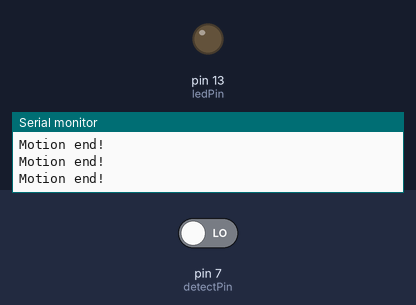
A sketch run on a simulated Arduino Uno, built with avr-gcc and run on an emulated ATmega328P. Shown: output pins drawn as LEDs (lit = HIGH), the last lines printed to the serial monitor. The test bench sets the inputs (shaded band); at power-on: pin 7 (detectPin) LOW.

Above: at 1.2 s.
1.3 s: pin 7 (detectPin) driven HIGH
At 1.8 s:
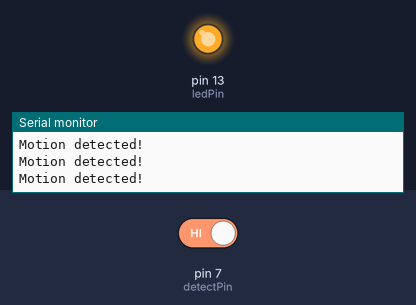
2.8 s: pin 7 (detectPin) driven LOW
At 3.1 s:
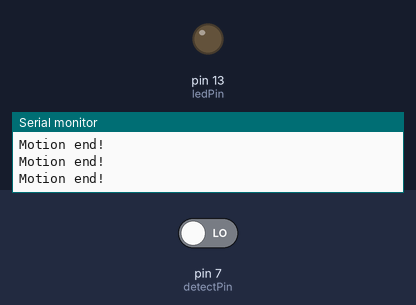
Timing chart, 0 to 5.8 s (numbered marks = the images above; inputs shaded):
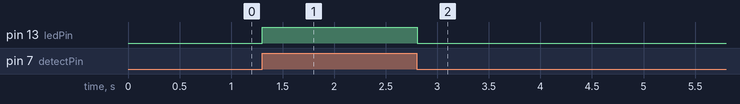

Measured:
- after the input at 1.3 s, pin 13 (ledPin): LOW → HIGH at once
- after the input at 2.8 s, pin 13 (ledPin): HIGH → LOW at once

The sketch:

detect_basic.ino
```cpp
// 인체 감지 센서

int ledPin = 13;
int detectPin = 7;
int sensor_state = LOW;
int input = LOW;

void setup() {
  pinMode(ledPin, OUTPUT);
  pinMode(detectPin, INPUT);
  Serial.begin(9600);
}

void loop() {
  input = digitalRead(detectPin);
  if(input == HIGH) {
    digitalWrite(ledPin, HIGH);
    Serial.println("Motion detected!");
  } else {
    digitalWrite(ledPin, LOW);
    Serial.println("Motion end!");
  }
  delay(100);
}
```
